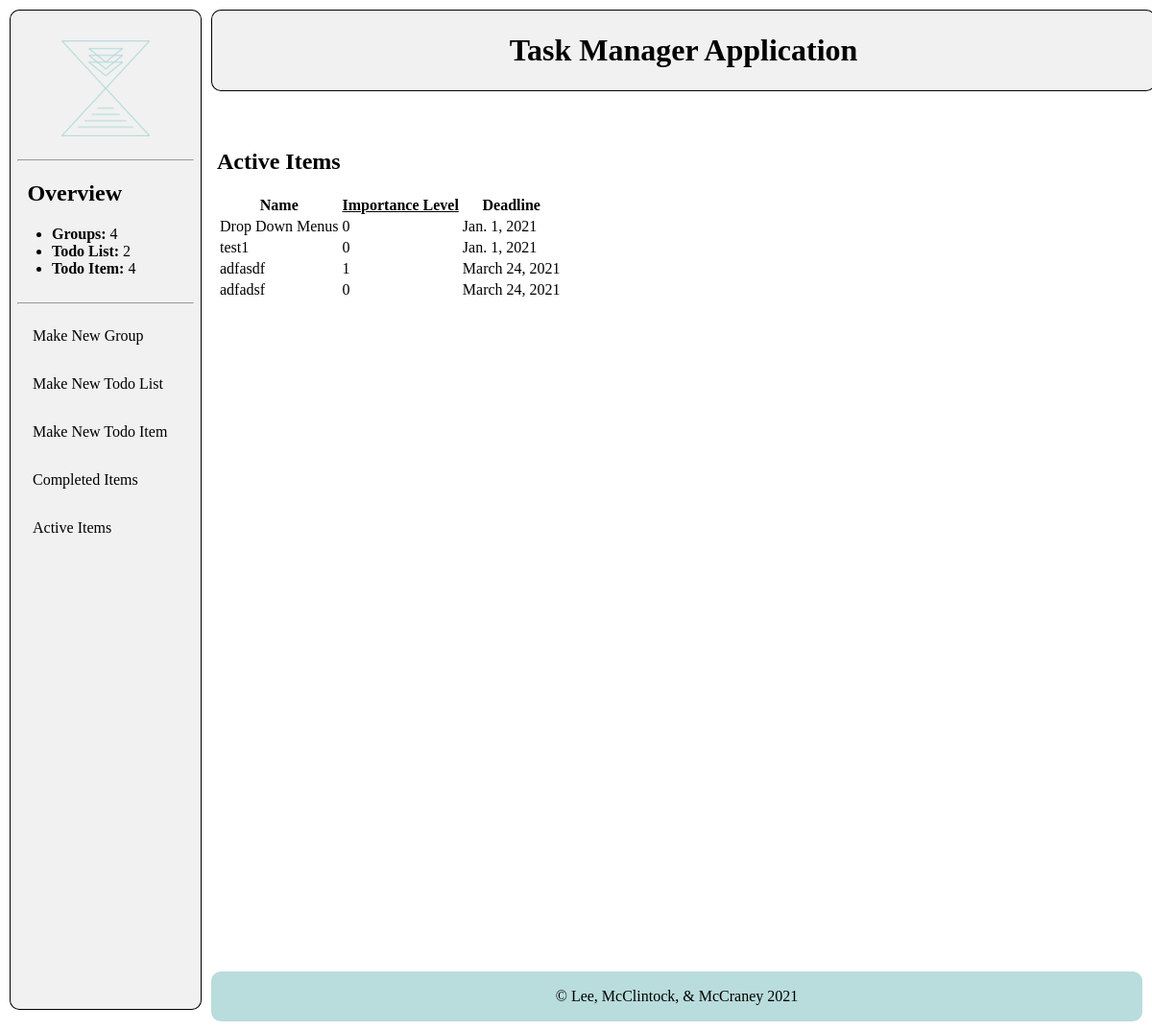
The page /uncompleted on the database as committed earlier.
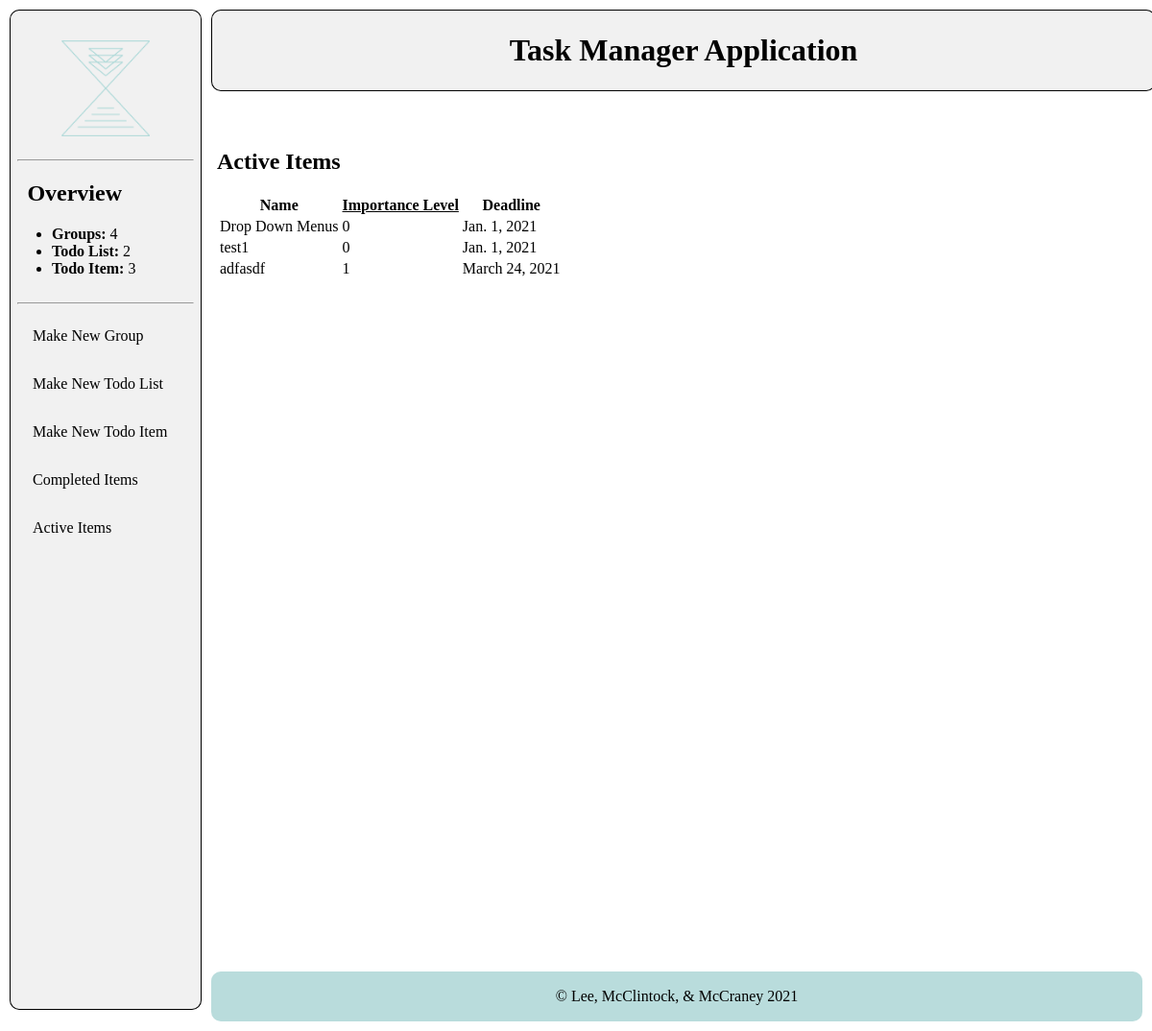
The same page on the database as committed later.
### calendarApp/models.py (models this page shows, shortened)
class TodoItem(models.Model):
    CHOICES = [(i,i) for i in range(4)]
    todoList = models.ForeignKey(TodoList, on_delete=models.CASCADE)
    name = models.CharField(max_length=200)
    description = models.CharField(max_length=200, blank=True)
    completed = models.BooleanField(default=False)
    completedDate = models.DateField(null=True, blank=True)
    deadline = models.DateField(null=True, blank=True)
    importanceLevel = models.IntegerField(default=0, choices=CHOICES)

### calendarApp/views.py (the view)
# urls.py: path("uncompleted", views.uncompletedItems, name="uncompletedItems"),
def uncompletedItems(request):
    todoItems = TodoItem.objects.all().filter(completed=False)
    return render(request, "uncompletedItems.html", {"todoItems": todoItems})

### calendarApp/models.py (called while the page is built)
    def __str__(self):
        return self.name

    def __str__(self):
        return self.name

### calendarSite/context_processors.py (called while the page is built)
def count(request):
    return {
        'num_Group': Group.objects.all().count(),
        'num_TodoList': TodoList.objects.all().count(),
        'num_TodoItem': TodoItem.objects.filter(completed=False).count(),
    }

### calendarApp/templates/uncompletedItems.html (shortened to what this page needs)
{% extends "base_generic.html" %}
{% block content %}
<div class="content">
    <div class="detail">
        <div class="formContent">
            {% if todoItems%}
                <h2>Active Items</h2>
                <table id="myTable">
                    <tr>
                        <th>Name</th>
                        <th id="importanceLevel"><u>Importance Level</u></th>
                        <th>Deadline</th>
                    </tr>
                {% for todoItem in todoItems %}
                    <tr>
                        <td><a href="/{{todoItem.todoList.group}}/{{todoItem.todoList}}/{{todoItem.name}}">{{todoItem.name}}</a></td>
                        <td>{{todoItem.importanceLevel}}</td>
                        <td>{{todoItem.deadline}}</td>
                    </tr>
                {% endfor %}
                </table>
            {% else %}
                <p>You have no uncompleted items</p>
            {% endif %}
        </div>
    </div>
</div>
{% endblock %}

Rows that differ between the two databases and show on the page:
no longer on this page (row edited): TodoItem: name "adfadsf", importanceLevel "0", deadline "March 24, 2021"
Other text that changed with them:
{{ num_TodoItem }}: "4" → "3"
